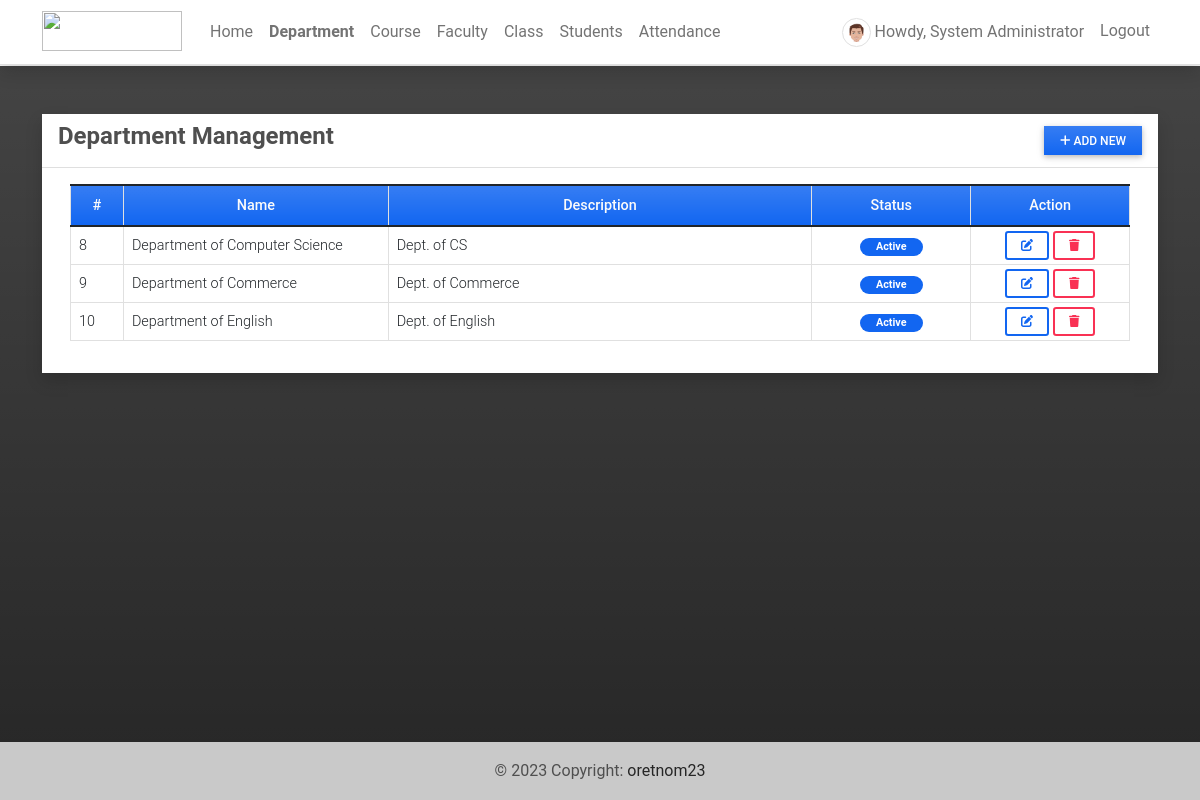
Screenshot of /department (signed in) with the database file from the repository.
### attendance/models.py (models this page shows, shortened)
class UserProfile(models.Model):
    user = models.OneToOneField(User, on_delete=models.CASCADE,related_name='profile')
    contact = models.CharField(max_length=250)
    dob = models.DateField(blank=True, null = True)
    address = models.TextField(blank=True, null = True)
    avatar = models.ImageField(blank=True, null = True, upload_to= 'images/')
    user_type = models.IntegerField(default = 2)
    gender = models.CharField(max_length=100, choices=[('Male','Male'),('Female','Female')], blank=True, null= True)
    department = models.ForeignKey(Department, on_delete=models.CASCADE, blank= True, null = True)

class Department(models.Model):
    name = models.CharField(max_length=250)
    description = models.TextField(blank=True, null=True)
    status = models.IntegerField(default = 1)
    date_added = models.DateTimeField(default=timezone.now)
    date_updated = models.DateTimeField(auto_now=True)

### attendance/views.py (the view)
# urls.py: path('department',views.department,name='department-page'),
@login_required
def department(request):
    departments = Department.objects.all()
    context['page_title'] = "Department Management"
    context['departments'] = departments
    return render(request, 'department_mgt.html',context)

### attendance/templates/department_mgt.html (shortened to what this page needs)
{% extends 'base.html' %} {% block pageContent %}
<div class="col-lg-12 col-md-12 col-sm-12 col-xs-12">
    <div class="card card-default rounded-0 shadow ">
        <div class="card-header">
            <div class="d-flex w-100 align-items-center justify-content-between">
                <h4 class="card-title fw-bold">Department Management</h4>
                <div class="tools">
                    <button type="button" class="btn btn-primary rounded-0 bg-gradient btn-sm" id='add_new'><i class="fa fa-plus"></i> Add New</button>
                </div>
            </div>
        </div>
        <div class="card-body">
            <div class="container-fluid">
                <table class="table table-bordered" id="department-list">
                    <colgroup>
                        <col width="5%">
                        <col width="25%">
                        <col width="40%">
                        <col width="15%">
                        <col width="15%">
                    </colgroup>
                    <thead>
                        <tr class="bg-gradient bg-primary bg-opacity-50 text-light">
                            <th class="px-2 py-2 text-center">#</th>
                            <th class="px-2 py-2 text-center">Name</th>
                            <th class="px-2 py-2 text-center">Description</th>
                            <th class="px-2 py-2 text-center">Status</th>
                            <th class="px-2 py-2 text-center">Action</th>
                        </tr>
                    </thead>
                    <tbody>
                        {% for department in departments %}
                        <tr>
                            <td class="px-2 py-1 align-middle">{{ department.id }}</td>
                            <td class="px-2 py-1 align-middle">{{ department.name }}</td>
                            <td class="px-2 py-1 align-middle">{{ department.description }}</td>
                            <td class="px-2 py-1 align-middle text-center">
                                {% if department.status == 1 %}
                                <span class="badge bg-primary rounded-pill px-3">Active</span> {% else %}
                                <span class="badge bg-secondary rounded-pill px-3">Inactive</span> {% endif %}
                            </td>
                            <td class="px-2 py-1 align-middle text-center">
                                <a class="btn btn-outline-primary btn-sm edit-data" href="javascript:void(0)" data-id="{{ department.pk }}" title="Edit">
                                    <i class="fa fa-edit"></i>
                                </a>
                                <button class="btn btn-outline-danger btn-sm delete-data" type="button" data-id="{{ department.pk }}" title="Delete">
                                    <i class="fa fa-trash"></i>
                                </button>
                            </td>
                        </tr>
                        {% endfor %}
                    </tbody>
                </table>
            </div>
        </div>
    </div>
</div>
{% endblock pageContent %}

### attendance/templates/base.html (shortened to what this page needs)
{% load static %}
<!DOCTYPE html>
<html lang="en">
<head>
    <link rel="stylesheet" href="{% static 'assets/font-awesome/css/all.min.css' %}">
    <link rel="stylesheet" href="{% static 'assets/bootstrap/css/bootstrap.min.css' %}">
    <link rel="stylesheet" href="{% static 'assets/select2/dist/css/select2.min.css' %}">
    <link rel="stylesheet" href="{% static 'assets/mdb-blogtemplate/css/mdb.min.css' %}" />
    <link rel="stylesheet" href="{% static 'assets/DataTables/datatables.min.css' %}" />
    <link rel="stylesheet" href="{% static 'assets/default/css/style.css' %}">
</head>
<body class=" bg-dark bg-gradient bg-opacity-50">
    {% block TopNavigation %} {% include "TopNavigation.html" %} {% endblock TopNavigation %}
    <main class="py-5">
        <div class="container mb-3">
             {% block pageContent %} {% endblock pageContent %}
        </div>
    </main>
    <footer class="bg-light text-lg-start">
        <div class="text-center p-3" style="background-color: rgba(0, 0, 0, 0.2);">
            © {% now 'Y' %} Copyright:
            <a class="text-dark" href="https://sourcecodester.com/tips23" target="_blank">oretnom23</a>
        </div>
    </footer>
</body>
</html>

### attendance/templates/topNavigation.html (shortened to what this page needs)
{% load static %}
<header>
    <nav class="navbar navbar-expand-lg navbar-light bg-white fixed-top shadow border-bottom">
        <div class="container">
            <a class="navbar-brand" target="_blank" href="{% url 'home-page' %}">
                <img src="{{ MEDIA_URL }}/default/ams-logo.png" height="16" alt="" loading="lazy" style="margin-top: -3px;" />
            </a>
            <div class="collapse navbar-collapse" id="navbarExample01">
                {% if user.id %}
                <ul class="navbar-nav me-auto mb-2 mb-lg-0" id="topNav">
                    <li class="nav-item">
                        <a class="nav-link" aria-current="page" href="{% url 'home-page' %}">Home</a>
                    </li>
                    {% if user.profile.user_type == 1 %}
                    <li class="nav-item">
                        <a class="nav-link" aria-current="page" href="{% url 'department-page' %}">Department</a>
                    </li>
                    <li class="nav-item">
                        <a class="nav-link" aria-current="page" href="{% url 'course-page' %}">Course</a>
                    </li>
                    <li class="nav-item">
                        <a class="nav-link" aria-current="page" href="{% url 'faculty-page' %}">Faculty</a>
                    </li>
                    {% endif %}
                    <li class="nav-item">
                        <a class="nav-link" aria-current="page" href="{% url 'class-page' %}">Class</a>
                    </li>
                    <li class="nav-item">
                        <a class="nav-link" aria-current="page" href="{% url 'student-page' %}">Students</a>
                    </li>
                    <li class="nav-item">
                        <a class="nav-link" aria-current="page" href="{% url 'attendance-class' %}">Attendance</a>
                    </li>
                </ul>
                <ul class="navbar-nav d-flex flex-row">
                    {% if user.id %} {% if user.profile.user_type == 1 %} {% endif %}
                    <li class="nav-item me-3 me-lg-0">
                        <a class="nav-link" href="{% url 'profile' %}">
                            <span class="me-1"><img src="{% if user.profile.avatar %}{{ user.profile.avatar.url }}{% else %}{{ MEDIA_URL }}/default/default-avatar.png{% endif %}" alt="User Avatar" data-url="{% if user.profile.avatar %}{{ user.profile.avatar.url }}{% else %}{{ MEDIA_URL }}/default/default-avatar.png{% endif %}" id="user-avatar" class="img-thumbnail rounded-circle"></span>Howdy,
                            {{ user.first_name }} {{user.last_name}}
                        </a>
                    </li>
                    <li class="nav-item me-3 me-lg-0">
                        <a class="nav-link" href="{% url 'logout' %}">Logout</a>
                    </li>
                    {% else %}
                    <li class="nav-item me-3 me-lg-0">
                        <a class="nav-link" href="{% url 'login' %}">Login</a>
                    </li>
                    {% endif %}
                </ul>
                {% endif %}
            </div>
        </div>
    </nav>
</header>

### static/assets/default/css/style.css (style rules this page uses)
html, body { height: 100%; width: 100%; max-height: 100%; overflow: auto; display: flex; flex-direction: column; }
body>header { flex-shrink: auto; }
body>main { flex-shrink: auto; flex-grow: auto; overflow: auto; }
body>footer { flex-shrink: auto; position: absolute; bottom: 0; left: 0; width: calc(100%); }
#user-avatar { width: 1.8rem; height: 1.8rem; object-fit: scale-down; object-position: center center; }
.navbar-brand>img { width: 7em; height: 2em; }
.nav-item.active a.nav-link { font-weight: bolder !important; }

### rows the page displays
Department: id "8", name "Department of Computer Science", description "Dept. of CS", status "Active"
Department: id "9", name "Department of Commerce", description "Dept. of Commerce", status "Active"
Department: id "10", name "Department of English", description "Dept. of English", status "Active"

### other values shown
{{ user.first_name }} "System"
{{ user.last_name }} "Administrator"
